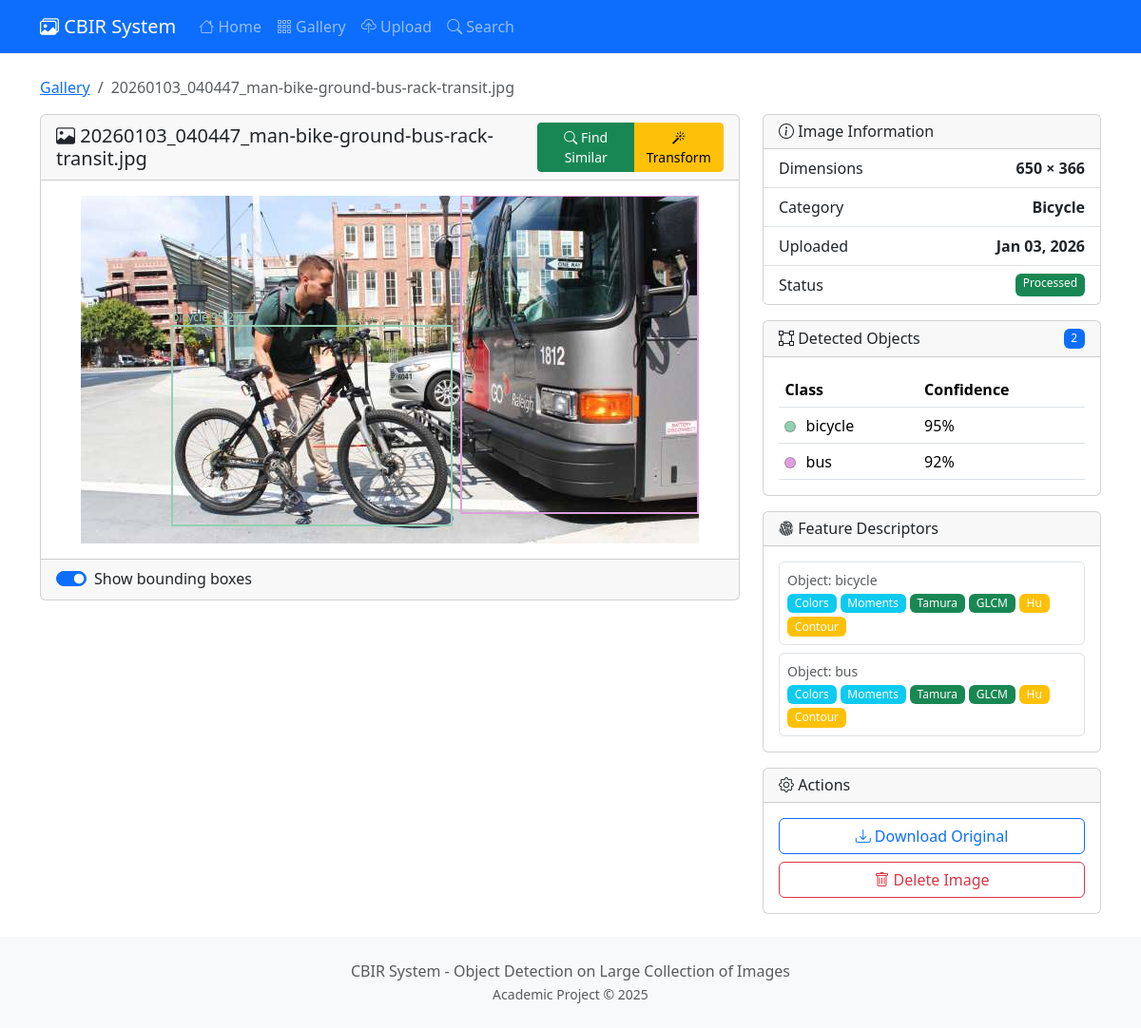
/image/70/, run on the app's committed database.
### core/models.py (models this page shows, shortened)
class Image(models.Model):
    file = models.ImageField(upload_to=image_upload_path)
    filename = models.CharField(max_length=255)
    category = models.CharField(max_length=100, null=True, blank=True)
    uploaded_at = models.DateTimeField(auto_now_add=True)
    width = models.IntegerField(default=0)
    height = models.IntegerField(default=0)
    file_size = models.IntegerField(default=0)  # in bytes
    features_extracted = models.BooleanField(default=False)
    feature_vector = models.BinaryField(null=True, blank=True)  # Serialized numpy array
    class Meta:
        ordering = ['-uploaded_at']
    @property
    def image(self):
        return self.file
    @property
    def original_filename(self):
        return self.filename
    @property
    def is_processed(self):
        return self.detected_objects.exists()

class DetectedObject(models.Model):
    image = models.ForeignKey(Image, on_delete=models.CASCADE, related_name='detected_objects')
    class_id = models.IntegerField()
    class_name = models.CharField(max_length=100)
    confidence = models.FloatField()
    x_min = models.IntegerField()
    y_min = models.IntegerField()
    x_max = models.IntegerField()
    y_max = models.IntegerField()
    feature_vector = models.BinaryField(null=True, blank=True)
    created_at = models.DateTimeField(auto_now_add=True)
    class Meta:
        ordering = ['-confidence']
    @property
    def bbox_x(self):
        return self.x_min
    @property
    def bbox_y(self):
        return self.y_min
    @property
    def bbox_width(self):
        return self.x_max - self.x_min
    @property
    def bbox_height(self):
        return self.y_max - self.y_min
    @property
    def color(self):
        colors = [
            '#FF6B6B', '#4ECDC4', '#45B7D1', '#96CEB4', '#FFEAA7',
            '#DDA0DD', '#98D8C8', '#F7DC6F', '#BB8FCE', '#85C1E9',
            '#F8B500', '#00CED1', '#FF69B4', '#32CD32', '#FF4500'
        ]
        return colors[self.class_id % len(colors)]

class Descriptor(models.Model):
    detected_object = models.OneToOneField(
        DetectedObject,
        on_delete=models.CASCADE,
        related_name='descriptor'
    )
    color_histogram = models.BinaryField(null=True, blank=True)
    dominant_colors = models.JSONField(null=True, blank=True)
    color_moments = models.JSONField(null=True, blank=True)
    tamura_features = models.JSONField(null=True, blank=True)
    gabor_features = models.BinaryField(null=True, blank=True)
    lbp_histogram = models.BinaryField(null=True, blank=True)
    glcm_features = models.JSONField(null=True, blank=True)
    hu_moments = models.JSONField(null=True, blank=True)
    contour_features = models.JSONField(null=True, blank=True)
    hog_features = models.BinaryField(null=True, blank=True)
    created_at = models.DateTimeField(auto_now_add=True)
    updated_at = models.DateTimeField(auto_now=True)

### core/views.py (the view)
# urls.py: path('image/<int:pk>/', views.ImageDetailView.as_view(), name='image_detail'),
class ImageDetailView(DetailView):
    model = Image
    template_name = 'core/image_detail.html'
    context_object_name = 'image'
    def get_context_data(self, **kwargs):
        context = super().get_context_data(**kwargs)
        context['detected_objects'] = self.object.detected_objects.all()
        context['descriptors'] = Descriptor.objects.filter(
            detected_object__image=self.object
        )
        return context

### templates/core/image_detail.html (shortened to what this page needs)
{% extends 'core/base.html' %}
{% block content %}
<nav aria-label="breadcrumb" class="mb-3">
    <ol class="breadcrumb">
        <li class="breadcrumb-item"><a href="{% url 'core:gallery' %}">Gallery</a></li>
        <li class="breadcrumb-item active">{{ image.original_filename }}</li>
    </ol>
</nav>
<div class="row">
    <div class="col-lg-8">
        <div class="card mb-4">
            <div class="card-header d-flex justify-content-between align-items-center">
                <h5 class="mb-0"><i class="bi bi-image"></i> {{ image.original_filename }}</h5>
                <div class="btn-group btn-group-sm">
                    {% if detected_objects %}
                    <button type="button" class="btn btn-success" data-bs-toggle="modal" data-bs-target="#findSimilarModal">
                        <i class="bi bi-search"></i> Find Similar
                    </button>
                    {% else %}
                    <a href="{% url 'core:search_by_image' image.id %}" class="btn btn-success">
                        <i class="bi bi-search"></i> Find Similar
                    </a>
                    {% endif %}
                    <a href="{% url 'core:transform' image.id %}" class="btn btn-warning">
                        <i class="bi bi-magic"></i> Transform
                    </a>
                </div>
            </div>
            <div class="card-body text-center">
                <div class="position-relative d-inline-block">
                    <img src="{{ image.image.url }}" class="img-fluid" id="mainImage" alt="{{ image.original_filename }}">
                </div>
            </div>
            <div class="card-footer">
                <div class="form-check form-switch">
                    <input class="form-check-input" type="checkbox" id="showBoxes" checked>
                    <label class="form-check-label" for="showBoxes">Show bounding boxes</label>
                </div>
            </div>
        </div>
    </div>
    <div class="col-lg-4">
        <div class="card mb-3">
            <div class="card-header">
                <h6 class="mb-0"><i class="bi bi-info-circle"></i> Image Information</h6>
            </div>
            <ul class="list-group list-group-flush">
                <li class="list-group-item d-flex justify-content-between">
                    <span>Dimensions</span>
                    <strong>{{ image.width }} × {{ image.height }}</strong>
                </li>
                <li class="list-group-item d-flex justify-content-between">
                    <span>Category</span>
                    <strong>{{ image.category|default:"Not set"|title }}</strong>
                </li>
                <li class="list-group-item d-flex justify-content-between">
                    <span>Uploaded</span>
                    <strong>{{ image.uploaded_at|date:"M d, Y" }}</strong>
                </li>
                <li class="list-group-item d-flex justify-content-between">
                    <span>Status</span>
                    {% if image.is_processed %}
                    <span class="badge bg-success">Processed</span>
                    {% else %}
                    <span class="badge bg-warning">Pending</span>
                    {% endif %}
                </li>
            </ul>
        </div>
        <div class="card mb-3">
            <div class="card-header d-flex justify-content-between align-items-center">
                <h6 class="mb-0"><i class="bi bi-bounding-box"></i> Detected Objects</h6>
                <span class="badge bg-primary">{{ detected_objects|length }}</span>
            </div>
            <div class="card-body" style="max-height: 250px; overflow-y: auto;">
                {% if detected_objects %}
                <table class="table table-sm table-hover mb-0">
                    <thead>
                        <tr>
                            <th>Class</th>
                            <th>Confidence</th>
                        </tr>
                    </thead>
                    <tbody>
                        {% for obj in detected_objects %}
                        <tr class="object-row" data-bbox="{{ obj.bbox_x }},{{ obj.bbox_y }},{{ obj.bbox_width }},{{ obj.bbox_height }}">
                            <td>
                                <span class="color-dot" style="background-color: {{ obj.color }};"></span>
                                {{ obj.class_name }}
                            </td>
                            <td>{% widthratio obj.confidence 1 100 %}%</td>
                        </tr>
                        {% endfor %}
                    </tbody>
                </table>
                {% else %}
                <p class="text-muted mb-0">No objects detected.</p>
                {% endif %}
            </div>
        </div>
        <div class="card mb-3">
            <div class="card-header">
                <h6 class="mb-0"><i class="bi bi-fingerprint"></i> Feature Descriptors</h6>
            </div>
            <div class="card-body">
                {% if descriptors %}
                <div class="row g-2">
                    {% for desc in descriptors %}
                    <div class="col-12">
                        <div class="border rounded p-2">
                            <small class="text-muted d-block">Object: {{ desc.detected_object.class_name }}</small>
                            <div class="d-flex flex-wrap gap-1 mt-1">
                                {% if desc.dominant_colors %}<span class="badge bg-info">Colors</span>{% endif %}
                                {% if desc.color_moments %}<span class="badge bg-info">Moments</span>{% endif %}
                                {% if desc.tamura_features %}<span class="badge bg-success">Tamura</span>{% endif %}
                                {% if desc.glcm_features %}<span class="badge bg-success">GLCM</span>{% endif %}
                                {% if desc.hu_moments %}<span class="badge bg-warning">Hu</span>{% endif %}
                                {% if desc.contour_features %}<span class="badge bg-warning">Contour</span>{% endif %}
                            </div>
                        </div>
                    </div>
                    {% endfor %}
                </div>
                {% else %}
                <p class="text-warning mb-0"><i class="bi bi-exclamation-triangle"></i> No descriptors extracted yet.</p>
                <small class="text-muted">Re-index this image to extract descriptors.</small>
                {% endif %}
            </div>
        </div>
        <div class="card">
            <div class="card-header">
                <h6 class="mb-0"><i class="bi bi-gear"></i> Actions</h6>
            </div>
            <div class="card-body">
                <div class="d-grid gap-2">
                    <a href="{{ image.image.url }}" class="btn btn-outline-primary" download>
                        <i class="bi bi-download"></i> Download Original
                    </a>
                    <button class="btn btn-outline-danger" onclick="deleteImage()">
                        <i class="bi bi-trash"></i> Delete Image
                    </button>
                </div>
            </div>
        </div>
    </div>
</div>
{% endblock %}

### static/css/style.css (style rules this page uses)
body { min-height: 100vh; display: flex; flex-direction: column; }
.color-dot { display: inline-block; width: 12px; height: 12px; border-radius: 50%; margin-right: 6px; vertical-align: middle; border: 1px solid rgba(0, 0, 0, 0.2); }
.object-row { cursor: pointer; transition: background-color 0.2s ease; }
.badge { font-weight: 500; }
.table-sm td, .table-sm th { padding: 0.4rem; }

### data on the page
Image: original_filename "20260103_040447_man-bike-ground-bus-rack-transit.jpg", image (picture), width "650", height "366", category "Bicycle", uploaded_at "Jan 03, 2026"
DetectedObject: class_id 3 (drawn), class_name "bicycle", confidence "95"
DetectedObject: class_id 5 (drawn), class_name "bus", confidence "92"
Descriptor: detected_object.class_name "bicycle", shows "Colors", shows "Moments", shows "Tamura", shows "GLCM", shows "Hu", shows "Contour"
Descriptor: detected_object.class_name "bus", shows "Colors", shows "Moments", shows "Tamura", shows "GLCM", shows "Hu", shows "Contour"

### other printed values
{{ detected_objects|length }} "2"
